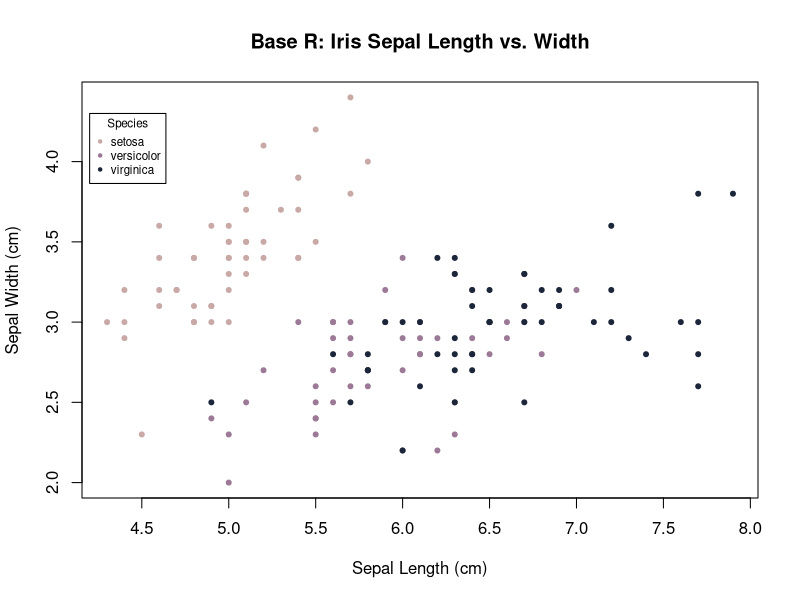
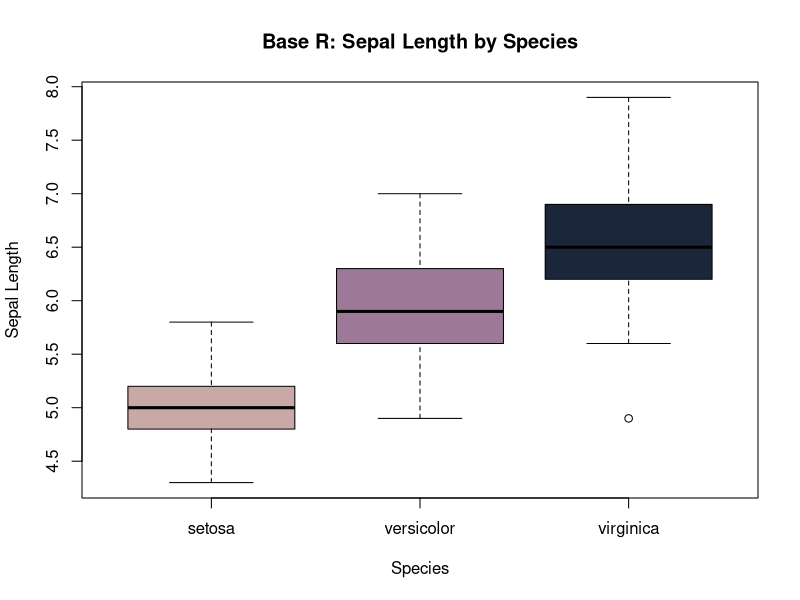
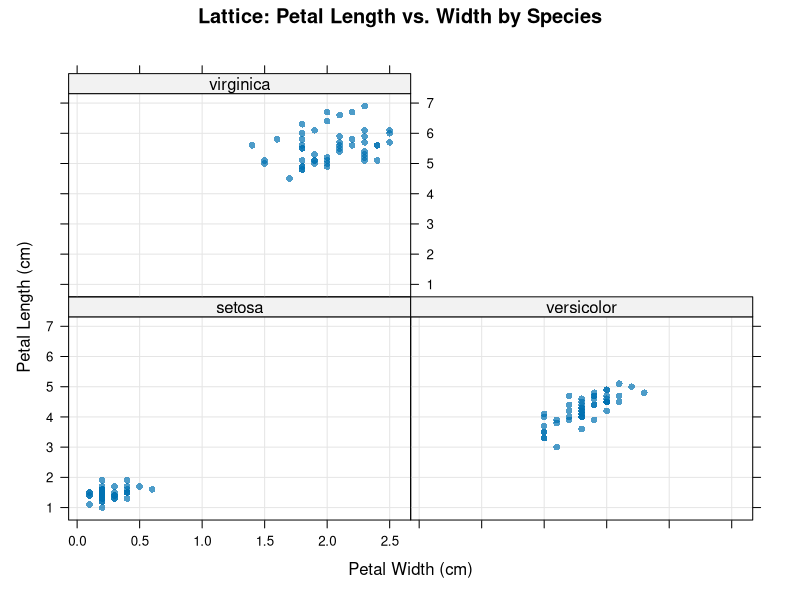
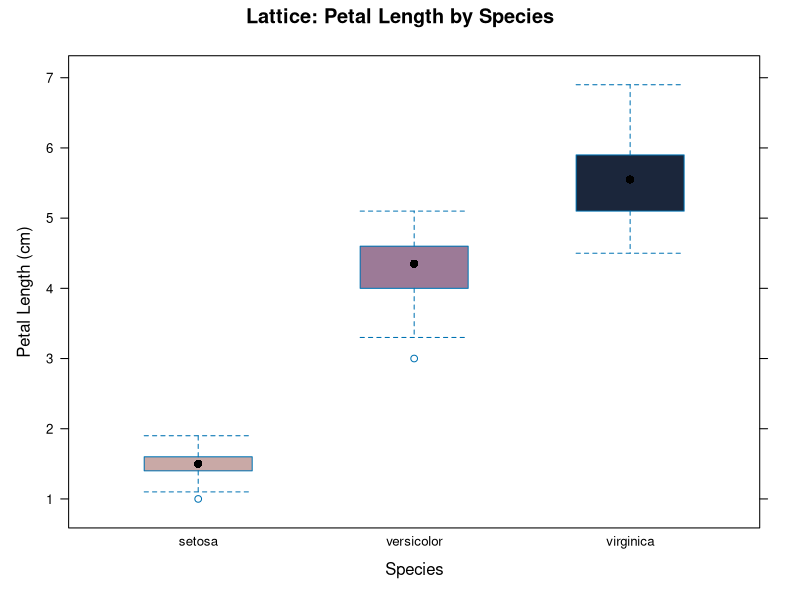
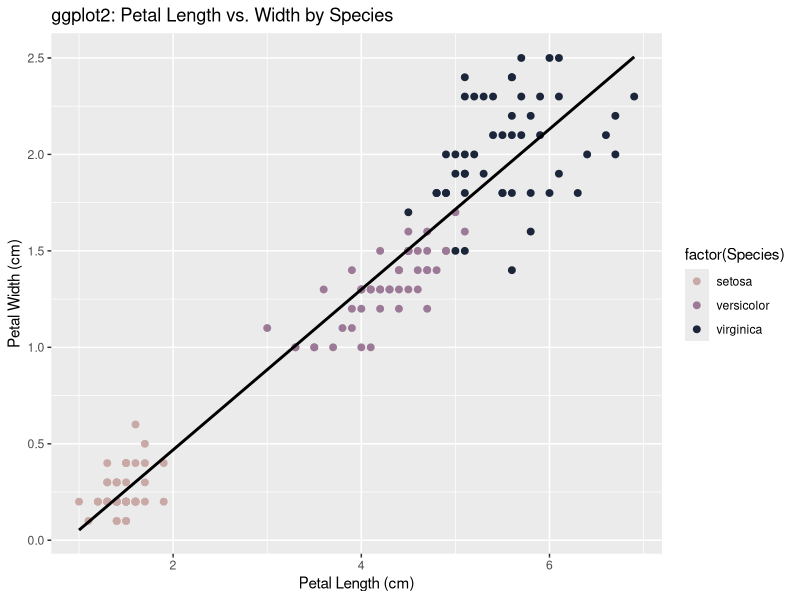
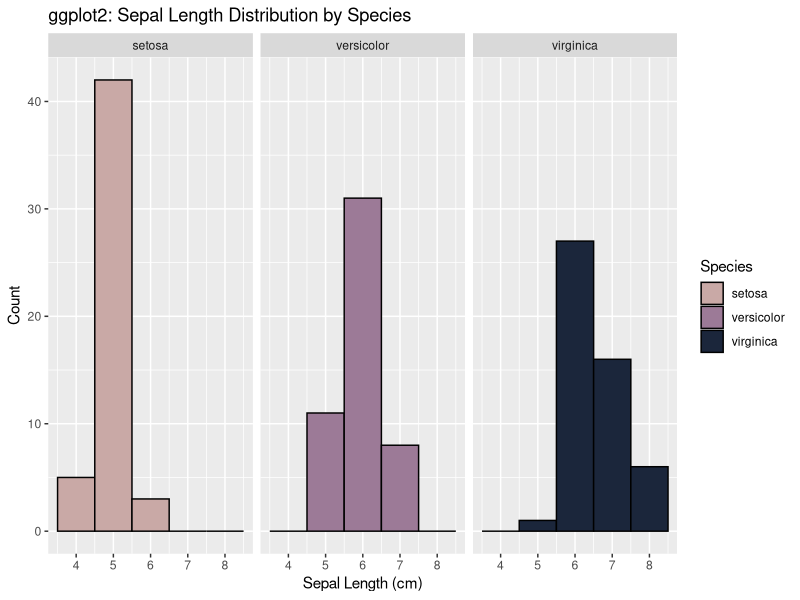

These charts were generated, in order, by the following R code:
# Chose to use the iris dataset because it is small enough to manage but has great diversity across variables.
data("iris")

#I like creating custom color palettes, all colors from HTMLcolorcodes
Iris_colors <- c("#C9A9A6","#9C7A97", "#1B263B")

#Base R visualizations
#scatterplot of length by width of sepals
plot(iris$Sepal.Length, iris$Sepal.Width,
                main = "Base R: Iris Sepal Length vs. Width",
                xlab = "Sepal Length (cm)",
                ylab = "Sepal Width (cm)",
                col = Iris_colors[as.numeric(iris$Species)],
                pch = 20)
legend(x = 4.2, y = 4.3, #Creating a legend to distiquish the color associated with the species
       legend = levels(iris$Species), 
       col = Iris_colors, 
       pch = 20, 
       title = "Species", #referenced r-graph-gallery to fine tune legend
       cex = 0.7,
       inset = 0.02,
       box.lty = 1)

##Boxplot by species
boxplot(Sepal.Length ~ Species, data= iris,
        main = "Base R: Sepal Length by Species",
        xlab = "Species",
        ylab = "Sepal Length",
        col = Iris_colors)

#Lattice Graphics
library(lattice)

##conditional scatter plot
xyplot(Petal.Length ~ Petal.Width | Species, 
       data = iris,
       grid = TRUE,
       pch = 16, 
       cex = 0.8,
       alpha = 0.7,
       main = "Lattice: Petal Length vs. Width by Species",
       xlab = "Petal Width (cm)",
       ylab = "Petal Length (cm)"
       )

##Box-and-whisker plot
bwplot(Petal.Length ~ Species,
       data = iris,
       main = "Lattice: Petal Length by Species",
       xlab = "Species",
       ylab = "Petal Length (cm)",
       fill = Iris_colors)

#ggplot2
library(ggplot2)

#Scatterplot with smoothing
ggplot(iris, aes(Petal.Length, Petal.Width, color = factor(Species)))+
  geom_point(size = 2)+
  geom_smooth(method = "lm", color = "black", se= FALSE)+
  scale_color_manual(values = Iris_colors)+
  labs(title = "ggplot2: Petal Length vs. Width by Species",
       x= "Petal Length (cm)", 
       y= "Petal Width (cm)")

#Faceted histogram
ggplot(iris, aes(Sepal.Length, fill = Species))+
  geom_histogram(binwidth = 1, color = "black")+
  facet_wrap(~Species)+
  scale_fill_manual(values = Iris_colors)+
  labs(title = "ggplot2: Sepal Length Distribution by Species",
       x = "Sepal Length (cm)",
       y = "Count")
